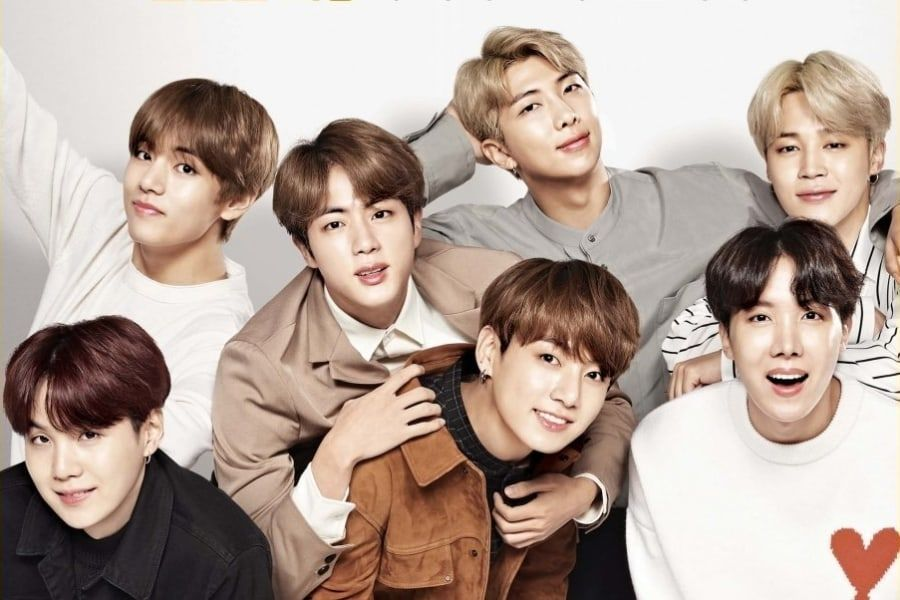
#> input picture day14cv/bts.jpg, 900 x 600 px
$ python mycv06.py
#> lines starting #> are read from the running program, lines starting #| are printed output that depends on the picture
import cv2

# 이미지 90도 회전

# 이미지 읽기
img = cv2.imread('bts.jpg', 1)
#> img is the input picture: shape (600, 900, 3); mean B, G, R 153.1, 163, 180.7


print(img)
#> (printed output is left out)
print("shape:", img.shape)
#| shape: (600, 900, 3)

img90 = cv2.rotate(img, cv2.ROTATE_90_CLOCKWISE)
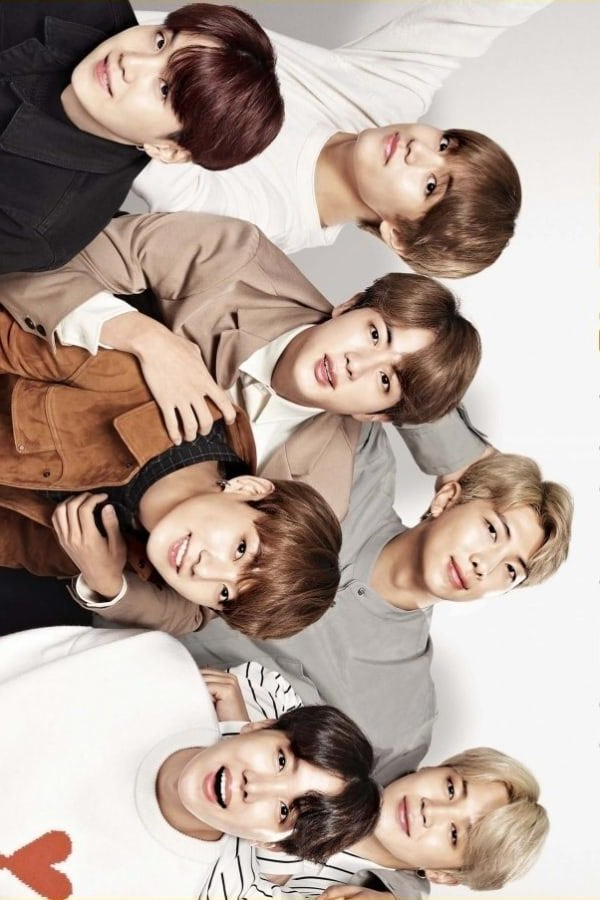
#> img90: shape (900, 600, 3); mean B, G, R 153.1, 163, 180.7


# 이미지 화면에 표시
cv2.imshow('Image', img90)
cv2.waitKey()
# 이미지 윈도우 삭제
cv2.destroyAllWindows()
